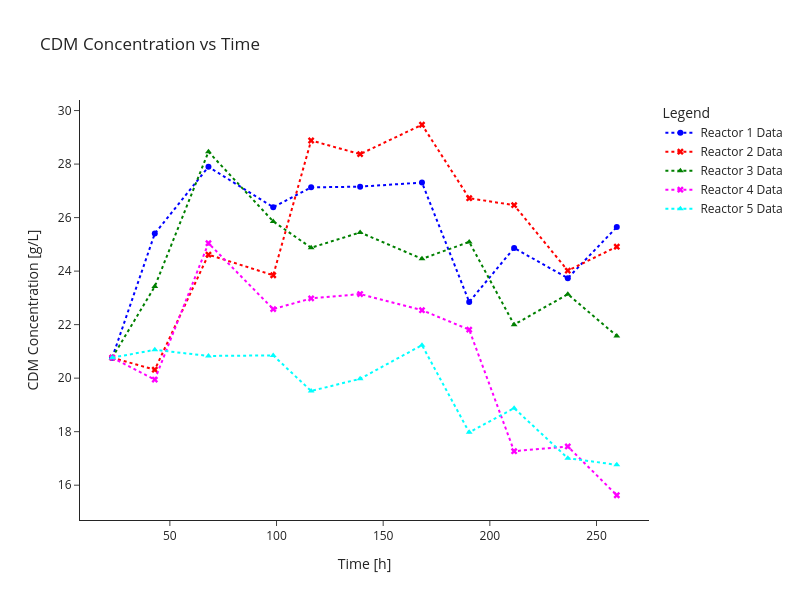
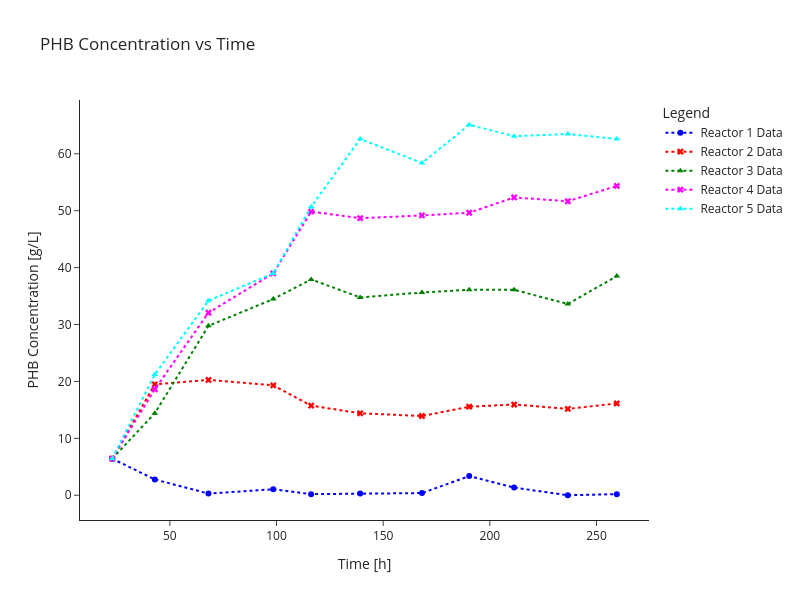

Source (notebook cell) for these figures, in order:
### Code cell
from scipy.interpolate import interp1d
path = "./"

phb_df_original = pd.read_csv(path+'data-fig4a.csv', index_col=0)  # The CSV with columns: t, PHB_R1, PHB_R3
cdm_df_original = pd.read_csv(path+'data-fig4b.csv', index_col=0)  # The CSV with columns: t, CDM_R1, CDM_R3
phb_df_original.columns = ['PHB_R1', 'PHB_R2', 'PHB_R3', 'PHB_R4', 'PHB_R5']
cdm_df_original.columns = ['CDM_R1', 'CDM_R2', 'CDM_R3', 'CDM_R4', 'CDM_R5']

# %%

def align_dfs_time(phb_df, cdm_df):
    # Extract time columns as numpy arrays
    if len(phb_df) != len(cdm_df):
        raise ValueError("DataFrames must have the same number of rows to average times.")
    avg_times = (phb_df.index.to_numpy() + cdm_df.index.to_numpy()) / 2
    
    phb_aligned = phb_df.copy()
    phb_aligned.index = avg_times

    cdm_aligned = cdm_df.copy()
    cdm_aligned.index = avg_times

    return phb_aligned, cdm_aligned
phb_df, total_cdm_df = align_dfs_time(phb_df_original, cdm_df_original)


# %%

def extract_total_cdm(cdm_df, phb_df):
    # exclude the product (PHB) from total biomass (CDM) to get the actual biomass (X)
    total_bm = pd.DataFrame(index=cdm_df.index)
    for phb_col in phb_df.columns:
        cdm_col = phb_col.replace("PHB_", "CDM_")
        if cdm_col in cdm_df.columns:
            total_bm[cdm_col] = cdm_df[cdm_col] - phb_df[phb_col]
        else:
            # If column missing in PHB, just copy CDM as is
            print(f"Warning: {cdm_col} not found in CDM dataframe.")
    return total_bm


cdm_df = extract_total_cdm(total_cdm_df, phb_df)


# %%
fig = go.Figure()

fig.add_trace(go.Scatter(x=cdm_df.index, y=cdm_df['CDM_R1'], 
                         mode='markers+lines', name='Reactor 1 Data', 
                         marker=dict(color='blue', symbol='circle'), line=dict(dash='dot')))
fig.add_trace(go.Scatter(x=cdm_df.index, y=cdm_df['CDM_R2'], 
                         mode='markers+lines', name='Reactor 2 Data', 
                         marker=dict(color='red', symbol='x'), line=dict(dash='dot')))
fig.add_trace(go.Scatter(x=cdm_df.index, y=cdm_df['CDM_R3'], 
                         mode='markers+lines', name='Reactor 3 Data', 
                         marker=dict(color='green', symbol='triangle-up'), line=dict(dash='dot')))
fig.add_trace(go.Scatter(x=cdm_df.index, y=cdm_df['CDM_R4'], 
                         mode='markers+lines', name='Reactor 4 Data', 
                         marker=dict(color='magenta', symbol='x'), line=dict(dash='dot')))
fig.add_trace(go.Scatter(x=cdm_df.index, y=cdm_df['CDM_R5'], 
                         mode='markers+lines', name='Reactor 5 Data', 
                         marker=dict(color='cyan', symbol='triangle-up'), line=dict(dash='dot')))

fig.update_layout(
    title="CDM Concentration vs Time",
    xaxis_title="Time [h]",
    yaxis_title="CDM Concentration [g/L]",
    legend_title="Legend",
    width=800,
    height=600,
    template="simple_white",
)

fig.show()

# %%

fig = go.Figure()

fig.add_trace(go.Scatter(x=phb_df.index, y=phb_df['PHB_R1'], 
                         mode='markers+lines', name='Reactor 1 Data', 
                         marker=dict(color='blue', symbol='circle'), line=dict(dash='dot')))
fig.add_trace(go.Scatter(x=phb_df.index, y=phb_df['PHB_R2'], 
                         mode='markers+lines', name='Reactor 2 Data', 
                         marker=dict(color='red', symbol='x'), line=dict(dash='dot')))
fig.add_trace(go.Scatter(x=phb_df.index, y=phb_df['PHB_R3'], 
                         mode='markers+lines', name='Reactor 3 Data', 
                         marker=dict(color='green', symbol='triangle-up'), line=dict(dash='dot')))
fig.add_trace(go.Scatter(x=phb_df.index, y=phb_df['PHB_R4'], 
                         mode='markers+lines', name='Reactor 4 Data', 
                         marker=dict(color='magenta', symbol='x'), line=dict(dash='dot')))
fig.add_trace(go.Scatter(x=phb_df.index, y=phb_df['PHB_R5'], 
                         mode='markers+lines', name='Reactor 5 Data',
                         marker=dict(color='cyan', symbol='triangle-up'), line=dict(dash='dot')))

fig.update_layout(
    title="PHB Concentration vs Time",
    xaxis_title="Time [h]",
    yaxis_title="PHB Concentration [g/L]",
    legend_title="Legend",
    width=800,
    height=600,
    template="simple_white",
)

fig.show()
#
# %%

phb_ss = phb_df.iloc[-1]
cdm_ss = cdm_df.iloc[-1]

print(f"Steady states in reactor 1:\n"
      f"CDM = {cdm_ss['CDM_R1']:.2f} g/L, {phb_ss['PHB_R1']:.2f} g/L, \n"
      f"Steady states in reactor 2:\n"
      f"CDM = {cdm_ss['CDM_R2']:.2f} g/L, PHB = {phb_ss['PHB_R2']:.2f} g/L, \n"
      f"Steady states in reactor 3:\n"
      f"CDM = {cdm_ss['CDM_R3']:.2f} g/L, PHB = {phb_ss['PHB_R3']:.2f} g/L\n"
      f"Steady states in reactor 4:\n"
      f"CDM = {cdm_ss['CDM_R4']:.2f} g/L, PHB = {phb_ss['PHB_R4']:.2f} g/L\n"
      f"Steady states in reactor 5:\n"
      f"CDM = {cdm_ss['CDM_R5']:.2f} g/L, PHB = {phb_ss['PHB_R5']:.2f} g/L\n"
      )

### Figure 1 — Plotly figure (JSON) as saved in the notebook; plotly's stock layout.template omitted (floating-point values rounded to 4 significant figures)
{"data": [{"line": {"dash": "dot"}, "marker": {"color": "blue", "symbol": "circle"}, "mode": "markers+lines", "name": "Reactor 1 Data", "type": "scatter", "x": [22.97, 42.94, 68.1, 98.45, 116.2, 139.2, 168.2, 190.3, 211.4, 236.5, 259.5], "y": [20.76, 25.4, 27.9, 26.39, 27.13, 27.16, 27.31, 22.85, 24.86, 23.74, 25.65]}, {"line": {"dash": "dot"}, "marker": {"color": "red", "symbol": "x"}, "mode": "markers+lines", "name": "Reactor 2 Data", "type": "scatter", "x": [22.97, 42.94, 68.1, 98.45, 116.2, 139.2, 168.2, 190.3, 211.4, 236.5, 259.5], "y": [20.76, 20.32, 24.62, 23.85, 28.88, 28.37, 29.47, 26.72, 26.46, 24.02, 24.91]}, {"line": {"dash": "dot"}, "marker": {"color": "green", "symbol": "triangle-up"}, "mode": "markers+lines", "name": "Reactor 3 Data", "type": "scatter", "x": [22.97, 42.94, 68.1, 98.45, 116.2, 139.2, 168.2, 190.3, 211.4, 236.5, 259.5], "y": [20.76, 23.43, 28.46, 25.86, 24.87, 25.45, 24.46, 25.09, 22.0, 23.14, 21.58]}, {"line": {"dash": "dot"}, "marker": {"color": "magenta", "symbol": "x"}, "mode": "markers+lines", "name": "Reactor 4 Data", "type": "scatter", "x": [22.97, 42.94, 68.1, 98.45, 116.2, 139.2, 168.2, 190.3, 211.4, 236.5, 259.5], "y": [20.76, 19.94, 25.04, 22.58, 22.98, 23.14, 22.54, 21.81, 17.27, 17.45, 15.62]}, {"line": {"dash": "dot"}, "marker": {"color": "cyan", "symbol": "triangle-up"}, "mode": "markers+lines", "name": "Reactor 5 Data", "type": "scatter", "x": [22.97, 42.94, 68.1, 98.45, 116.2, 139.2, 168.2, 190.3, 211.4, 236.5, 259.5], "y": [20.76, 21.06, 20.83, 20.85, 19.52, 19.98, 21.23, 17.97, 18.88, 17.01, 16.76]}], "layout": {"height": 600, "legend": {"title": {"text": "Legend"}}, "title": {"text": "CDM Concentration vs Time"}, "width": 800, "xaxis": {"title": {"text": "Time [h]"}}, "yaxis": {"title": {"text": "CDM Concentration [g/L]"}}}}

### Figure 2 — Plotly figure (JSON) as saved in the notebook; plotly's stock layout.template omitted (floating-point values rounded to 4 significant figures)
{"data": [{"line": {"dash": "dot"}, "marker": {"color": "blue", "symbol": "circle"}, "mode": "markers+lines", "name": "Reactor 1 Data", "type": "scatter", "x": [22.97, 42.94, 68.1, 98.45, 116.2, 139.2, 168.2, 190.3, 211.4, 236.5, 259.5], "y": [6.433, 2.785, 0.2881, 1.056, 0.192, 0.2881, 0.3841, 3.361, 1.344, 0.0, 0.192]}, {"line": {"dash": "dot"}, "marker": {"color": "red", "symbol": "x"}, "mode": "markers+lines", "name": "Reactor 2 Data", "type": "scatter", "x": [22.97, 42.94, 68.1, 98.45, 116.2, 139.2, 168.2, 190.3, 211.4, 236.5, 259.5], "y": [6.433, 19.49, 20.26, 19.3, 15.75, 14.4, 13.92, 15.56, 15.94, 15.17, 16.13]}, {"line": {"dash": "dot"}, "marker": {"color": "green", "symbol": "triangle-up"}, "mode": "markers+lines", "name": "Reactor 3 Data", "type": "scatter", "x": [22.97, 42.94, 68.1, 98.45, 116.2, 139.2, 168.2, 190.3, 211.4, 236.5, 259.5], "y": [6.433, 14.4, 29.77, 34.47, 37.93, 34.76, 35.62, 36.1, 36.1, 33.61, 38.5]}, {"line": {"dash": "dot"}, "marker": {"color": "magenta", "symbol": "x"}, "mode": "markers+lines", "name": "Reactor 4 Data", "type": "scatter", "x": [22.97, 42.94, 68.1, 98.45, 116.2, 139.2, 168.2, 190.3, 211.4, 236.5, 259.5], "y": [6.433, 18.63, 32.07, 38.98, 49.84, 48.68, 49.16, 49.64, 52.33, 51.66, 54.35]}, {"line": {"dash": "dot"}, "marker": {"color": "cyan", "symbol": "triangle-up"}, "mode": "markers+lines", "name": "Reactor 5 Data", "type": "scatter", "x": [22.97, 42.94, 68.1, 98.45, 116.2, 139.2, 168.2, 190.3, 211.4, 236.5, 259.5], "y": [6.433, 21.22, 34.18, 38.98, 50.7, 62.61, 58.38, 65.1, 63.09, 63.47, 62.61]}], "layout": {"height": 600, "legend": {"title": {"text": "Legend"}}, "title": {"text": "PHB Concentration vs Time"}, "width": 800, "xaxis": {"title": {"text": "Time [h]"}}, "yaxis": {"title": {"text": "PHB Concentration [g/L]"}}}}
